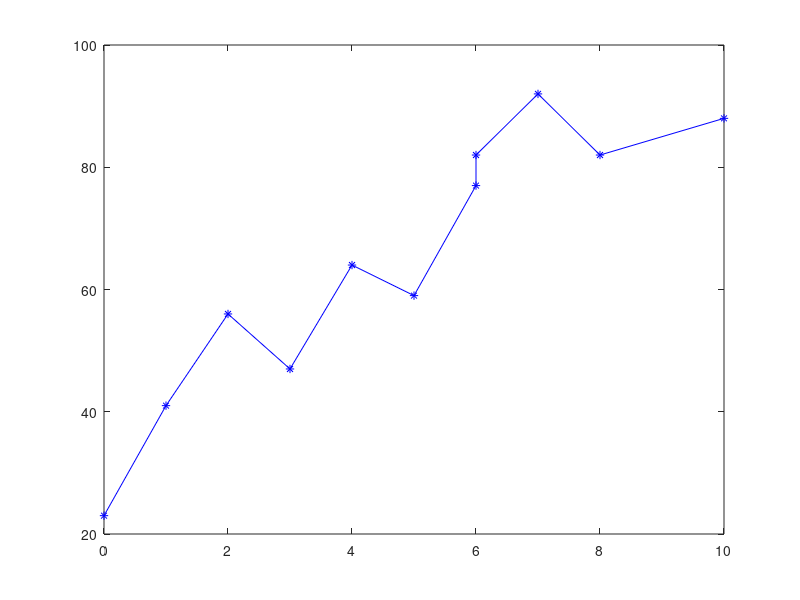
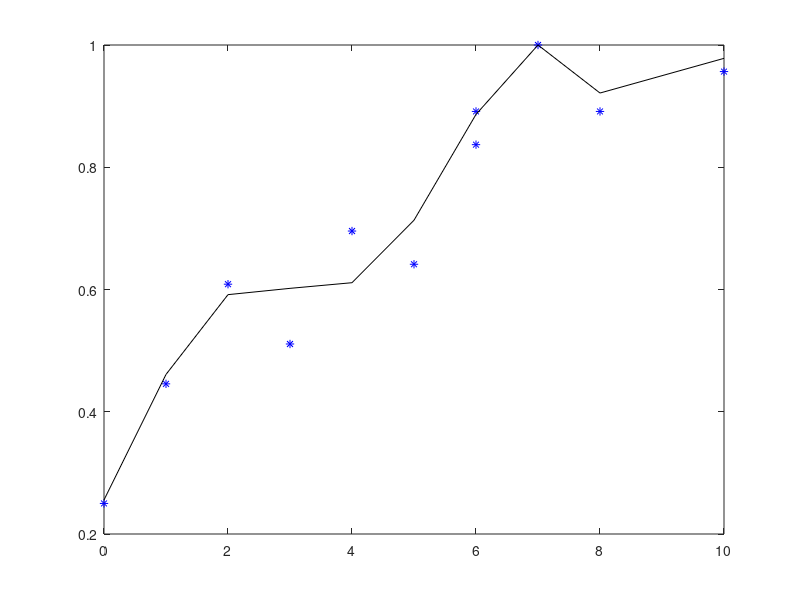
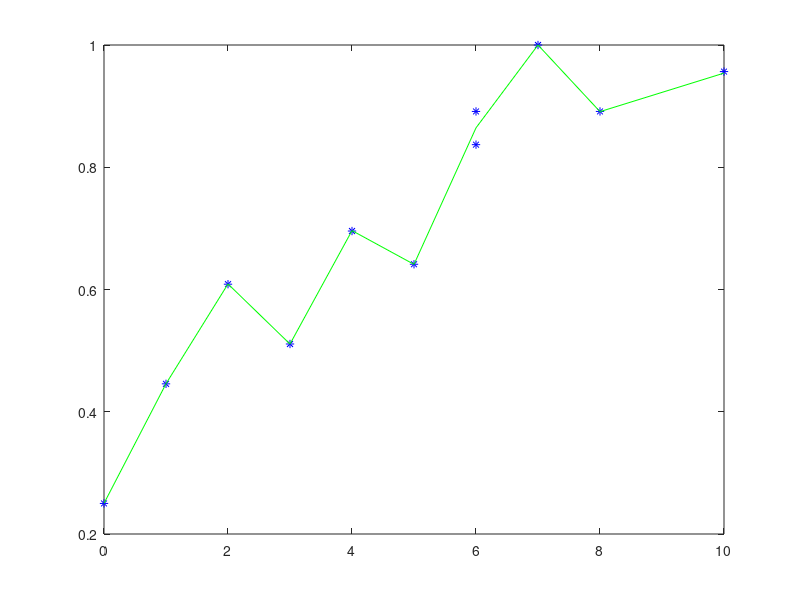

Recreate these plots in MATLAB, in order.
clear all
%voici mon ensemble des mesures {(x1,y1),(x2,y2).......(xn,yn)} il s'agit
%des notes des  certains eleves ont obtenu en fonction du temps
%qu'ils ont consacré pour la revision. 
x=[0, 1, 2, 3, 4, 5, 6, 6, 7, 8, 10];
y=[23, 41, 56, 47, 64, 59, 77, 82, 92, 82, 88];
figure(1)
plot(x,y,'b');
hold on
plot(x,y,'*b');
%normalization de la fontion
M = max(y);
y=y/M;
%d'apres la figure 1 on touvre 6 extremes alors notre degré du polynome N est superiuer ou égal a 6 
N=6;
% calcul de la matrice A pour (i,j)------------------
for i=1:N+1;
    for j=1:N+1;
         v=x.^(i+j-2);
         A(i,j)=sum(v);
     end
end
for i=1:N+1;
       
         v=(x.^(i-1)).*y;
          s(i)=sum(v);
      
end
% on transforme le vecteur ligne y en vecteur colone:
s=s'; 
% inv(A) donc la solution est: 
alpha= inv(A)*s;
% on calcule les valeurs du model dans ym:
ym=alpha(1);
for i=2:N+1
    ym=ym+alpha(i)*x.^(i-1);
end
ym=ym/max(ym);
figure(2)
plot(x,y,'*b');
% pour que le matlab laisse ce qui a afixé avant
hold on
% superposer le model polynomial
plot(x,ym,'k');
%---------------------------------------------------------------
%---on voit tresbien que notre fonction Ym(x) ne s'approche  pas tres bien de la y(x)
%---alors on augmente N jusqu'a a ce quon trouve la meuiller approximation...apres 
%---quelques essais on touvre que le polynomme de degré N=9 c'est celui qui
%sapproche le mieux
Nb=9;
for i=1:Nb+1;
    for j=1:Nb+1;
         vb=x.^(i+j-2);
         Ab(i,j)=sum(vb);
     end
end
for i=1:Nb+1;
       
         vb=(x.^(i-1)).*y;
          sb(i)=sum(vb);
      
end
% on transforme le vecteur ligne y en vecteur colone
sb=sb'; 
% inv(A) donc la solution est 
alphab= inv(Ab)*sb;
% on calcule les valeurs du model dans ym
yb=alphab(1);
for i=2:Nb+1;
    yb=yb+alphab(i)*x.^(i-1);
end
yb=yb/max(yb);
figure(3)
plot(x,y,'*b');
hold on
% superposer le model polynomial
plot(x,yb,'g');
